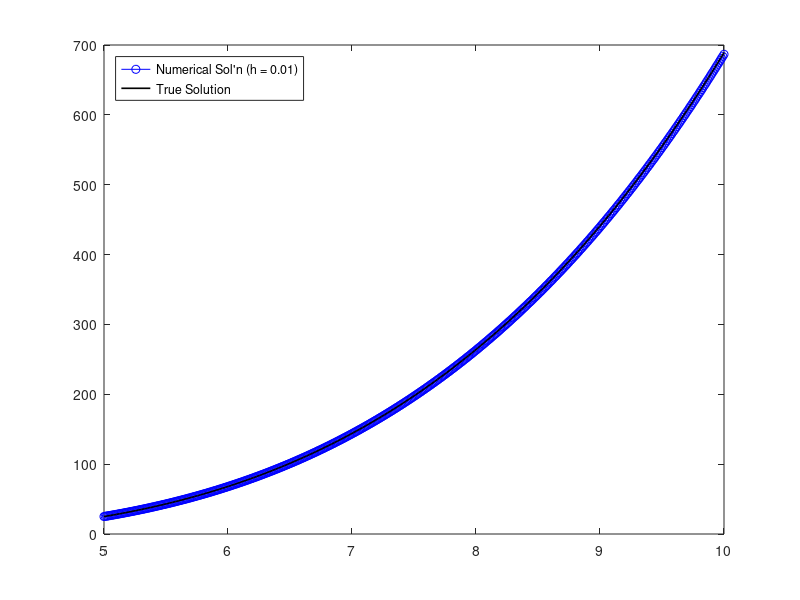

Write the MATLAB code that produced this figure.
f = @(x,y) (x + 1)*sqrt(y);                     % dy/dx = f(x,y)
h = 0.01; y0 = 25; x = 5:h:10;                  % Step size, I.C., x
if x(end) < 10, x = [x 10]; end

y = y0*ones(size(x));            	            % Initialize y
for j = 2:length(x)
    y(j) = y(j-1) + f(x(j-1),y(j-1))*h;         % Euler's Method
end
 
g = @(x) ((x.^2 + 2*x - 15).^2)/16;             % True solution, y(x)
xtrue = linspace(x(1),x(end),200);              % Equally spaced x points
ytrue = g(xtrue);                               % Compute true solution
 
clf; plot(x,y,'o-b'); hold on;                  % Plot numerical sol'n
plot(xtrue,ytrue,'k-','LineWidth',1.2);         % Plot true solution
hold off; axis([5 10 0 700]);
legend(sprintf('Numerical Sol''n (h = %.2f)',h),...
    'True Solution','Location','northwest');
